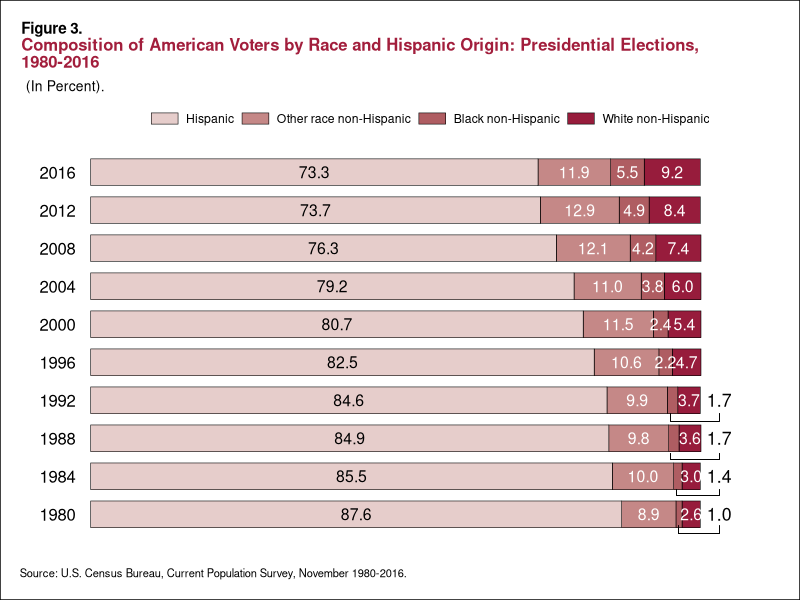

Recreate this plot in R.
# DESCRIPTION: Composition of American Voters by Race and Hispanic Origin: Presidential Elections, 1980–2016 

#The following data visualizations are from the U.S. Census Bureau and 
# involved data concerning the characteristics of voters in the presidential election of 2016

#Original Source: https://www.census.gov/content/dam/Census/library/publications/2018/demo/P20-582.pdf

# SLOW REVEAL ORDER: No slow reveal, just completely recreated. 

# AUTHORS:
#   Lauryn Davis (Last edit: 3/27/23)
# Ian Curtis (2023, code to save plots)

library(tidyverse)
library(ggtext)


type_levels= c("White non-Hispanic", "Black non-Hispanic", "Other race non-Hispanic", "Hispanic")
year_levels <- c("1980","1984", "1988", "1992","1996","2000", "2004", "2008", "2012","2016")
pop_colors <- c("#971c3c", "#af5d62","#c58887", "#e6cdcb" )

vote_data <- tibble(
  vote_type = rep(type_levels, 10),
  # Need to rep the pop_group within each vote_type
  pop_group = rep(year_levels, c(4, 4, 4,4,4,4,4,4,4,4)),
  amount =   c(3,1,8.9,87,3,1.4,10,85.5,3.6,1.7,9.8,84.9,3.7,1.7,9.9,84.6,
               4.7,2.2,10.6,82.5,5.4,2.4,11.5,80.7,6.0,3.8,11,79.2,7.4,4.2,12.1,76.3,8.4,
               4.9,12.9,73.7,9.2,5.5,11.9,73.3),
  amount_1 =   c(2.6,"",8.9,87.6,"3.0","","10.0",85.5,3.6,"",9.8,84.9,3.7,"",9.9,84.6,
                 4.7,2.2,10.6,82.5,5.4,2.4,11.5,80.7,"6.0",3.8,"11.0",79.2,7.4,4.2,12.1,76.3,8.4,
                 4.9,12.9,73.7,9.2,5.5,11.9,73.3),
  fill = rep(pop_colors, 10))

vote_labels <- tibble(
  vote_type = factor(type_levels, levels = type_levels))
vote_data <- vote_data %>% 
  mutate(vote_type = factor(vote_type, levels = type_levels),
         pop_group = factor(pop_group, levels = year_levels),
         fill = factor(fill, levels = pop_colors))


area<- ((ggplot(vote_data, aes(x = pop_group, 
                               y = amount, 
                               fill = fill, 
                               label = amount_1))+
           geom_col(color = "black", linewidth= .2, width=.7)+ geom_text(size = 4, 
                                                                    position = position_stack(vjust = 0.5), color=ifelse(vote_data$vote_type=="Hispanic", 'black', 'white'))) +
          labs(title =  "<span style = 'font-size:11pt; color:#000000'><b>Figure 3.</span></p><span style = 'font-size:12pt; color:#a21e3c'><p><b>Composition of American Voters by Race and Hispanic Origin: Presidential Elections,</p><p><span style = 'font-size:12pt; color:#a21e3c'><b> 1980-2016</p></span>",
               subtitle = "<span style = 'font-size:10pt; color:#000000'>(In Percent).</span>",
               y = "",
               x = "",
               caption = "Source: U.S. Census Bureau, Current Population Survey, November 1980-2016.") + scale_fill_manual(labels= type_levels, values= pop_colors, name = "", guide= guide_legend(reverse=TRUE)))
new<- (area+ scale_y_continuous(limits= c(0,110),expand = c(0, 3))+ theme_classic()+
         theme( panel.grid = element_blank(),
                plot.background = element_rect(fill = "white", color = "black"),
                panel.grid.major = element_blank(),
                panel.grid.minor = element_blank(),
                plot.title = element_markdown(hjust=.02),
                plot.title.position = "plot",
                plot.caption.position = "plot",
                plot.subtitle = element_markdown(hjust= .009), 
                plot.caption = element_text(size = 8, color = "black", hjust = 0),
                axis.ticks = element_blank(),
                axis.line.y = element_blank(),
                legend.position= "top",
                axis.line.x = element_blank(),
                axis.text.x= element_blank(),
                axis.text.y= element_text(margin = margin(r = -5), color= "black", size=12),
                legend.key.height = unit(.2, "cm"), legend.key.width= unit(.7, "cm"),
                plot.margin = unit(c(.5,.5,.5,.5), "cm")))


figure3<- new+ coord_flip()+ 
  annotate("text", x = 4, y = 103, label = "1.7", size = 4.5)+ 
  annotate("text", x = 3, y = 103, label = "1.7", size = 4.5)+
  annotate("text", x = 2, y = 103, label = "1.4", size = 4.5)+
  annotate("text", x = 1, y = 103, label = "1.0", size = 4.5)+
  geom_segment(aes(x = .7, xend = .5, y = 103, yend = 103), linewidth=.05)+
  geom_segment(aes(x = .5, xend = .5, y = 103, yend = 96.3), linewidth=.05)+
  geom_segment(aes(x = .5, xend = .7, y = 96.3, yend = 96.3), linewidth=.05)+
  #Second bar segemnt:
  geom_segment(aes(x = 1.65, xend = 1.5, y = 103, yend = 103), linewidth=.05)+
  geom_segment(aes(x = 1.5, xend = 1.5, y = 103, yend = 96), linewidth=.05)+
  geom_segment(aes(x = 1.5, xend = 1.65, y = 96, yend = 96), linewidth=.05)+
  # Third Bar Segment:
  geom_segment(aes(x = 2.6, xend = 2.45, y = 103, yend = 103), linewidth=.05)+
  geom_segment(aes(x = 2.45, xend = 2.45, y = 103, yend = 95), linewidth=.05)+
  geom_segment(aes(x = 2.45, xend = 2.6, y = 95, yend = 95), linewidth=.05)+
  #Fourth Bar Segment:
  geom_segment(aes(x = 3.65, xend = 3.45, y = 103, yend = 103), linewidth=.05)+
  geom_segment(aes(x = 3.45, xend = 3.45, y = 103, yend = 95), linewidth=.05)+
  geom_segment(aes(x = 3.45, xend = 3.65, y = 95, yend = 95), linewidth=.05)

ggsave(here::here("voting", "03_full_unmasked.png"))